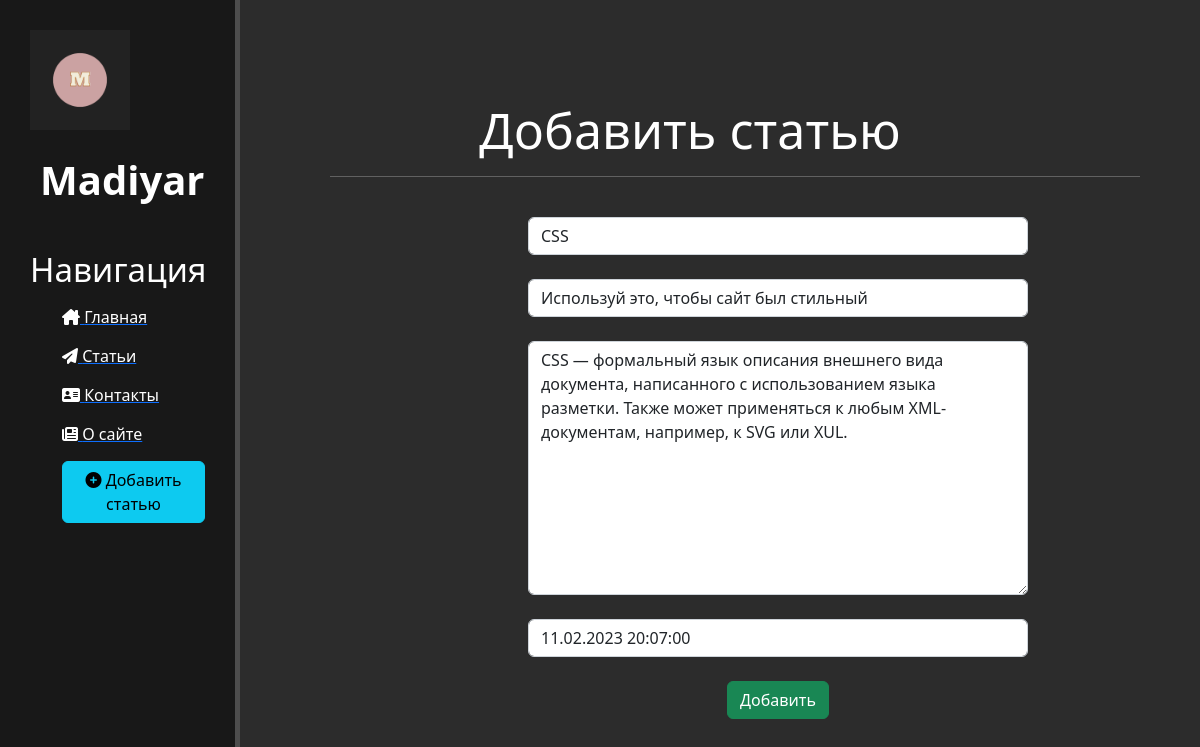
Screenshot of /news/3/update with the database file from the repository.
### news/models.py (models this page shows, shortened)
class Articles(models.Model):
    title = models.CharField('Название', max_length=50)
    anons = models.CharField('Анонс', max_length=250)
    full_text = models.TextField('Статья')
    date = models.DateTimeField('Дата и время публикации')
    class Meta:
        verbose_name = 'Новость'
        verbose_name_plural = 'Новости'

### news/views.py (the view)
# urls.py: path('<int:pk>/update', views.NewUpdateView.as_view(), name='news_update'),
class NewUpdateView(UpdateView):
    model = Articles
    template_name = 'news/create.html'
    form_class = ArticlesForm

### news/forms.py
class ArticlesForm(ModelForm):
    class Meta:
        model = Articles
        fields = ['title', 'anons', 'full_text', 'date']
        widgets = {
            "title": TextInput(attrs={
                'class': 'form-control',
                'placeholder': 'Название статьи',
            }),
            "anons": TextInput(attrs={
                'class': 'form-control',
                'placeholder': 'Анонс статьи',
            }),
            "date": DateTimeInput(attrs={
                'class': 'form-control',
                'placeholder': 'Дата публикации'
            }),
            "full_text": Textarea(attrs={
                'class': 'form-control',
                'placeholder': 'Текст статьи'
            }),
        }

### news/templates/news/create.html (shortened to what this page needs)
{% extends 'main/base.html' %}
{% block content %}
    <div class="features">
        <h1>Добавить статью</h1>
        <hr class="line">
        <form method="post">
            {% csrf_token %}<br>
            {{ form.title }}<br>
            {{ form.anons }}<br>
            {{ form.full_text }}<br>
            {{ form.date }}<br>
            <button class="btn btn-success" type="submit">Добавить</button>
        </form>
    </div>
{% endblock %}

### main/static/main/css/main.css (style rules this page uses)
body { background: #2c2c2c; }
main .features { float: left; color: #fff; margin-top: 100px; text-align: center; width: 75%; }
main .features h1 { font-size: 50px; }
main .line { display: block; margin-left: 90px; }
form { margin-left: 32%; width: 500px; }

### rows the page displays
Articles: title "CSS", anons "Используй это, чтобы сайт был стильный", full_text "CSS — формальный язык описания внешнего вида документа, написанного с использованием языка разметки. Также может применяться к любым XML-документам, например, к SVG или XUL.", date "11.02.2023 20:07:00"
